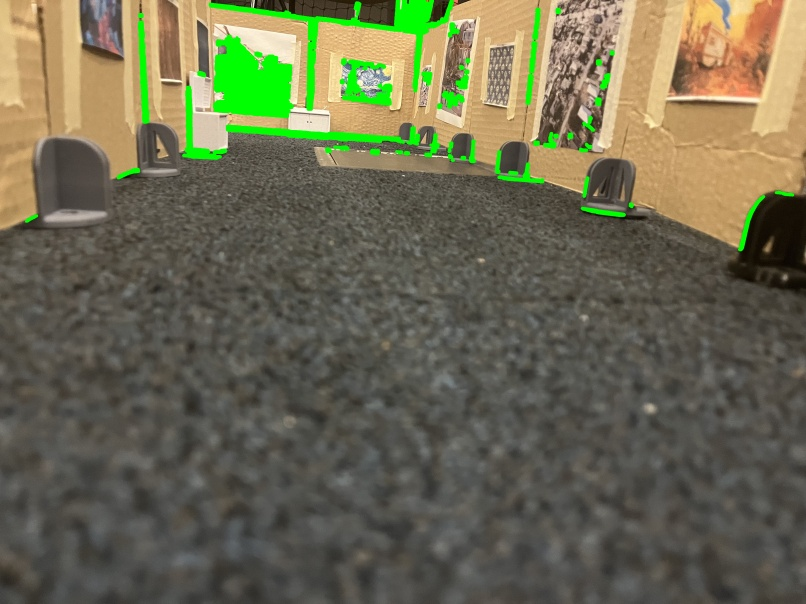
#> input picture DSP_codes/ground/IMG_3826.jpeg, 806 x 604 px, given in place of the camera
$ python camera.py   (older library calls are emulated)
#> lines starting #> are read from the running program, lines starting #| are printed output that depends on the picture; after the words box and inside, x2 and y2 are one past the last pixel; in counts of white or black regions, pixels touching at a corner belong together
#> further down, frame is the input picture: shape (604, 806, 3); mean B, G, R 81.7, 106.2, 107.6
### DSP_codes/detection_code/boder_detection.py
import cv2
import os
import numpy as np


def detect_large_edges(input_image, sigma=1.0, gradient_threshold=100, kernel_size=9, display_scale=0.2, min_contour_length=20):
    """
    Detect large edges in an image using the gradient method and filter noise using contour filtering.

    Parameters:
        image_path (str): Path to the input image.
        sigma (float): Gaussian blur standard deviation.
        gradient_threshold (int): Threshold to filter weak gradients.
        kernel_size (int): Size of the Sobel operator kernel (must be odd).
        display_scale (float): Scale factor to resize the output for display.
        min_contour_length (int): Minimum contour length to retain.

    Returns:
        numpy.ndarray: Edge-detected image resized for display.
    """
#> called with sigma = 4, gradient_threshold = 30, kernel_size = 3, display_scale = 1, min_contour_length = 250
    # Load the image in grayscale
    #original_image = cv2.imread(image_path)
    #if original_image is None:
        #raise FileNotFoundError(f"Image not found at {image_path}")
    grayscale_image = cv2.cvtColor(input_image, cv2.COLOR_BGR2GRAY)

    # Apply Gaussian Blur to reduce noise
    blurred = cv2.GaussianBlur(grayscale_image, (0, 0), sigma)

    # Compute gradients using the Sobel operator
    grad_x = cv2.Sobel(blurred, cv2.CV_64F, 1, 0, ksize=kernel_size)
    grad_y = cv2.Sobel(blurred, cv2.CV_64F, 0, 1, ksize=kernel_size)
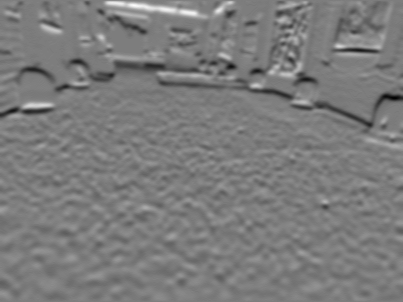
#> grad_y: shape (604, 806) float64 (shown at 1/2 size); min -100, max 104, mean -0.9; drawn with min black and max white

    # Compute gradient magnitude
    gradient_magnitude = np.sqrt(grad_x**2 + grad_y**2)
    gradient_magnitude = cv2.convertScaleAbs(gradient_magnitude)

    # Apply threshold to filter weak gradients
    _, large_edges = cv2.threshold(gradient_magnitude, gradient_threshold, 255, cv2.THRESH_BINARY)
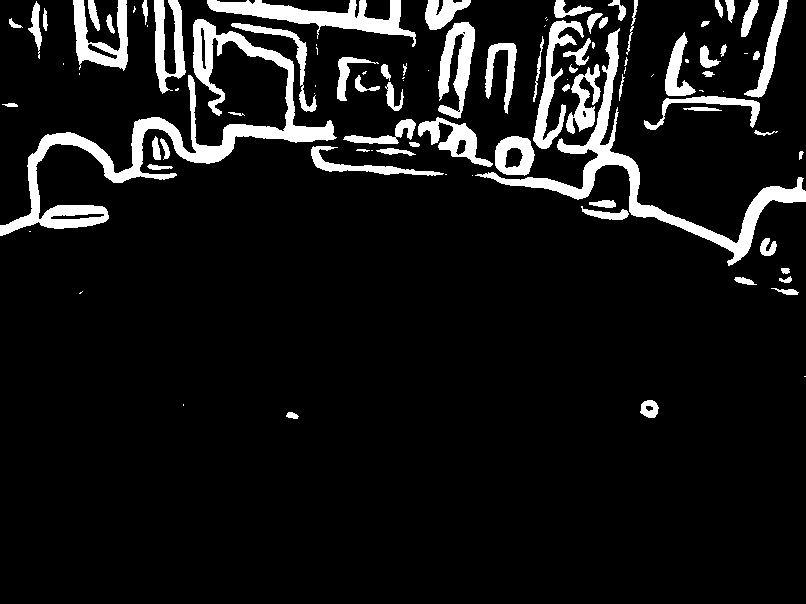
#> large_edges: shape (604, 806); 9% white; 99 white regions (32 under 20 px)

    # Find contours in the edge-detected image
    contours, _ = cv2.findContours(large_edges, cv2.RETR_EXTERNAL, cv2.CHAIN_APPROX_SIMPLE)
#> contours = 99 contours, 36 with area under 20; largest, box (x1, y1, x2, y2) and area: (0, 19, 337, 236) 9456, (475, 28, 806, 266) 5966, (207, 0, 416, 47) 2918, (73, 0, 128, 71) 1748, (438, 22, 475, 119) 1706

    # Create an empty mask to draw filtered contours
    filtered_edges = np.zeros_like(large_edges)

    # Filter contours by length and draw them on the mask
    for contour in contours:
        if cv2.arcLength(contour, closed=False) > min_contour_length:
            cv2.drawContours(filtered_edges, [contour], -1, 255, thickness=cv2.FILLED)
#> this loop made 99 passes
#> contour on passes 2, 4, 11, 14, 15, 18, 33, 34: [[183, 404], [183, 405]], [[804, 376], [805, 376]], [[29, 231], [30, 231]], [[472, 175]], [[445, 174], [446, 174]], [[371, 150], [372, 150]], [[314, 93]], [[723, 91]]
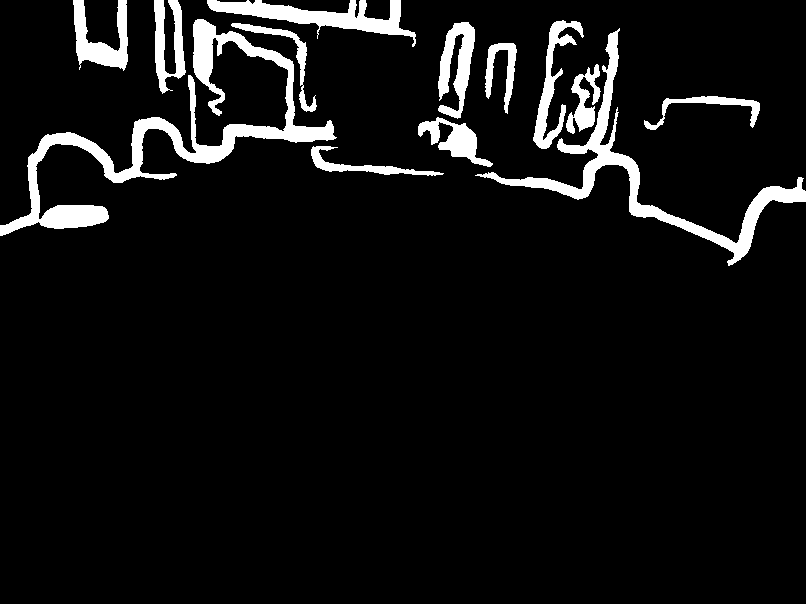
#> filtered_edges: shape (604, 806); 6.9% white; 13 white regions, largest, box (x1, y1, x2, y2) and area: (0, 19, 337, 236) 10392, (475, 28, 806, 266) 6615, (207, 0, 416, 47) 3206

    # Resize the edges image for display
    edges_resized = cv2.resize(filtered_edges, None, fx=display_scale, fy=display_scale, interpolation=cv2.INTER_AREA)

    return edges_resized


# Paths to images
current_path = os.getcwd()
image_path = os.path.join(current_path, 'DSP_codes','photos', 'IMG-3644.jpg')

# [7 lines of commented-out code are left out]

### DSP_codes/detection_code/color_masking.py
import cv2
import os
import numpy as np


def detect_brown_mask(input_image, brown_range):
    """
    Detects the brown color mask in an image.

    Parameters:
        image_path (str): Path to the input image.
        brown_range (tuple): Lower and upper HSV bounds for the brown region.

    Returns:
        numpy.ndarray: Mask for the brown region.
    """
#> called with brown_range = ((10, 50, 50), (30, 255, 255))
    #original_image = cv2.imread(image_path)
    #if original_image is None:
        #raise FileNotFoundError(f"Image not found at {image_path}")

    # Convert to HSV color space
    hsv_image = cv2.cvtColor(input_image, cv2.COLOR_BGR2HSV)
#> hsv_image: shape (604, 806, 3); mean H, S, V 26.3, 56.3, 115.8

    # Create a mask for the brown region
    brown_mask = cv2.inRange(hsv_image, brown_range[0], brown_range[1])
#> brown_mask: shape (604, 806); 27% white; 893 white regions (782 under 20 px), largest, box (x1, y1, x2, y2) and area: (309, 0, 806, 304) 84026, (0, 0, 308, 256) 32933, (48, 205, 144, 294) 1683

    return brown_mask


# [5 lines left out: function scale_image, not called in this run]


# Define color range for brown detection
brown_lower = (10, 50, 50)
brown_upper = (30, 255, 255)

# File path
#current_path = os.getcwd()
#image_path = os.path.join(current_path, 'DSP_codes','photos', 'IMG-3645.jpg')
'''
#Detect the brown mask
brown_mask = detect_brown_mask(
    image_path,
    brown_range=(brown_lower, brown_upper),
)

# Scale the brown mask for display
brown_scaled = scale_image(brown_mask, scale=0.2)

# Display the brown mask
cv2.imshow("Brown Mask", brown_scaled)
cv2.waitKey(0)
cv2.destroyAllWindows()
'''

### DSP_codes/detection_code/high_pass_filter.py
import cv2
import os
import numpy as np
import matplotlib.pyplot as plt

def high_pass_filter(input_image, passingRadius):

#> called with passingRadius = 7
    gray_ori = cv2.cvtColor(input_image, cv2.COLOR_BGR2GRAY)
    # Step 1: Perform FFT
    dft = np.fft.fft2(gray_ori)
    dft_shift = np.fft.fftshift(dft)

    # Step 2: Create a High-Pass Filter Mask
    rows, cols = gray_ori.shape
    crow, ccol = rows // 2, cols // 2  # Center of the frequency domain

    # Create a mask with a small circle of zeros at the center (low-pass removed)
    radius = passingRadius  # Radius to suppress low frequencies
    mask = np.ones((rows, cols), dtype=np.uint8)
    cv2.circle(mask, (ccol, crow), radius, 0, -1)  # Set the center to 0
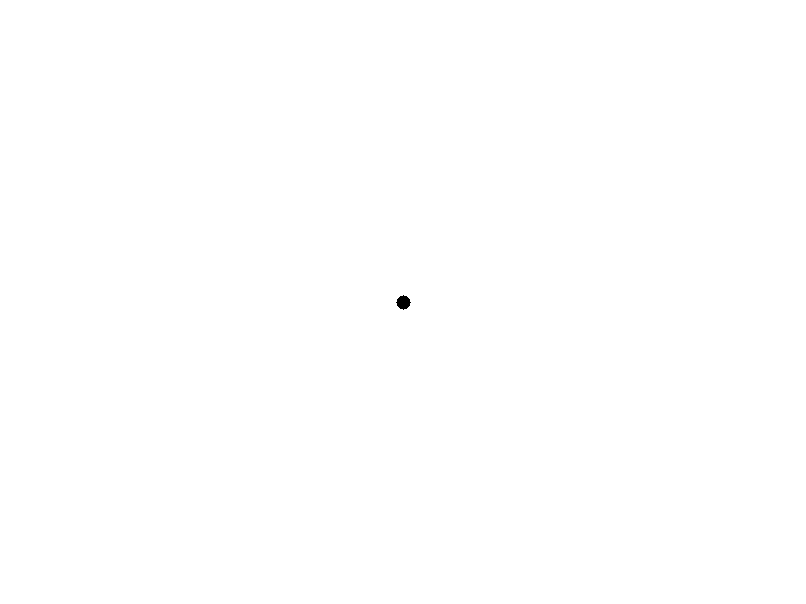
#> mask: shape (604, 806); values 0 (black) and 1 (white), 100% white; 1 black region, box (x1, y1, x2, y2) and area: (396, 295, 411, 310) 149

    # Apply the mask to the shifted FFT
    high_pass = dft_shift * mask

    # Step 3: Perform Inverse FFT
    f_ishift = np.fft.ifftshift(high_pass)
    img_high_pass = np.abs(np.fft.ifft2(f_ishift))

    return img_high_pass


'''
current_path = os.getcwd()
image_path = os.path.join(current_path, 'DSP_codes','photos', 'IMG-3644.jpg')
original_image = cv2.imread(image_path)
res = high_pass_filter(original_image,5)

# Step 4: Visualize the Results
plt.figure(figsize=(12, 6))

# Filtered Image (Edges)
plt.subplot(1, 3, 3)
plt.imshow(res, cmap='gray')
plt.title('High-Pass Filtered Image')
plt.axis('off')

plt.tight_layout()
plt.show()
'''

### DSP_codes/detection_code/camera.py
import cv2
import os
import numpy as np
from boder_detection import detect_large_edges  # Import the function from the previous file
from color_masking import detect_brown_mask
from high_pass_filter import high_pass_filter

# video_capture_2.py
# Capture video and display it on the screen in real-time
# Reduce size of frame

brown_lower = (10, 50, 50)
brown_upper = (30, 255, 255)
current_path = os.getcwd()
save_directory = os.path.join(current_path, 'DSP_codes','images')

cap = cv2.VideoCapture(0)  # Open the default webcam
#saving every 5 frames
saving_rate = 5
count = 0

if not cap.isOpened():
    print("Error: Unable to access the camera.")
    exit()

print("Switch to video window. Then press 'q' to quit")

while cap.isOpened():
    # Capture a frame
    ok, frame = cap.read()
    if not ok or frame is None:
        print("Error: Unable to read video frame.")
        break

    try:
        # Pass the captured frame directly to detect_large_edges
        edges = detect_large_edges(frame, sigma=4, gradient_threshold=30, kernel_size=3, display_scale=1.0, min_contour_length=250)

        # Resize the result for display
        frame_resized = cv2.resize(frame, None, fx=0.5, fy=0.5)
        gray_frame = cv2.cvtColor(frame_resized, cv2.COLOR_BGR2GRAY)
        resized_edges = cv2.resize(edges, None, fx=0.5, fy=0.5)
        brown_mask = detect_brown_mask(frame,brown_range=(brown_lower, brown_upper))
        brown_mask = cv2.resize(brown_mask, None, fx=0.5, fy=0.5)
        high_pass_res = high_pass_filter(frame, 7)
        high_pass_res = cv2.convertScaleAbs(high_pass_res)
        high_pass_res = cv2.resize(high_pass_res, None, fx=0.5, fy=0.5)
#> high_pass_res: shape (302, 403)

        top_row = cv2.hconcat([gray_frame, resized_edges])  # Combine top row
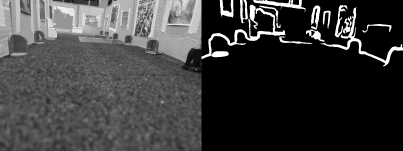
#> top_row: shape (302, 806) (shown at 1/2 size); min 0, max 255, mean 60.8
        bottom_row = cv2.hconcat([brown_mask, high_pass_res])  # Combine bottom row
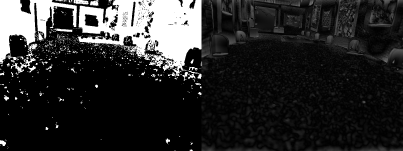
#> bottom_row: shape (302, 806) (shown at 1/2 size); min 0, max 255, mean 42.3
        # Combine rows to create a 2x2 grid
        combined_output = cv2.vconcat([top_row, bottom_row])
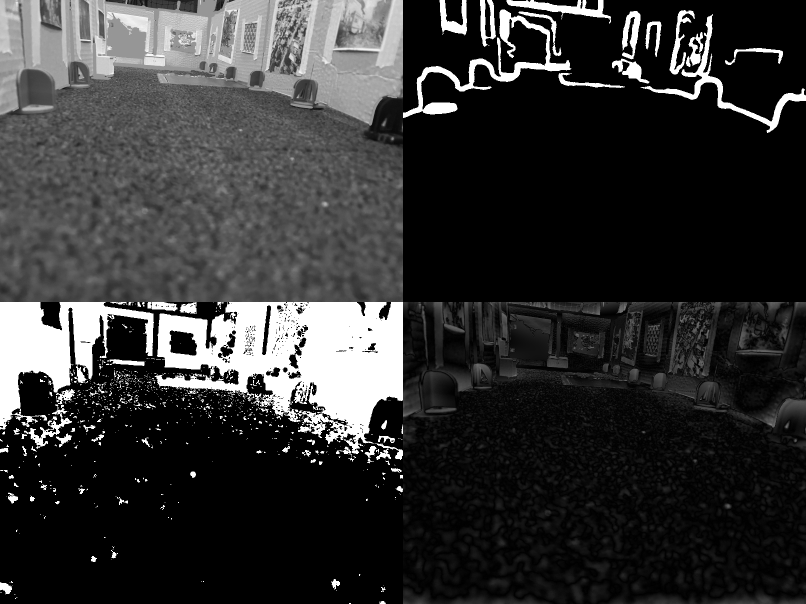
#> combined_output: shape (604, 806); min 0, max 255, mean 51.5

        # Show the processed frame
        cv2.imshow('Live video - Edge Detection', combined_output)

        if count % saving_rate == 0:
            image_name = os.path.join(save_directory, f"frame_{count:04d}.jpg")
            cv2.imwrite(image_name, frame)
            print(f"Saved: {image_name}")
        count += 1


    except Exception as e:
        print(f"Error during edge detection: {e}")
        break

    # Quit if 'q' is pressed
    key = cv2.waitKey(1)
#> (key q is pressed here)
    if key == ord('q'):
        break

cap.release()
cv2.destroyAllWindows()

$ run again, on DSP_codes/ground/IMG_3827.jpeg
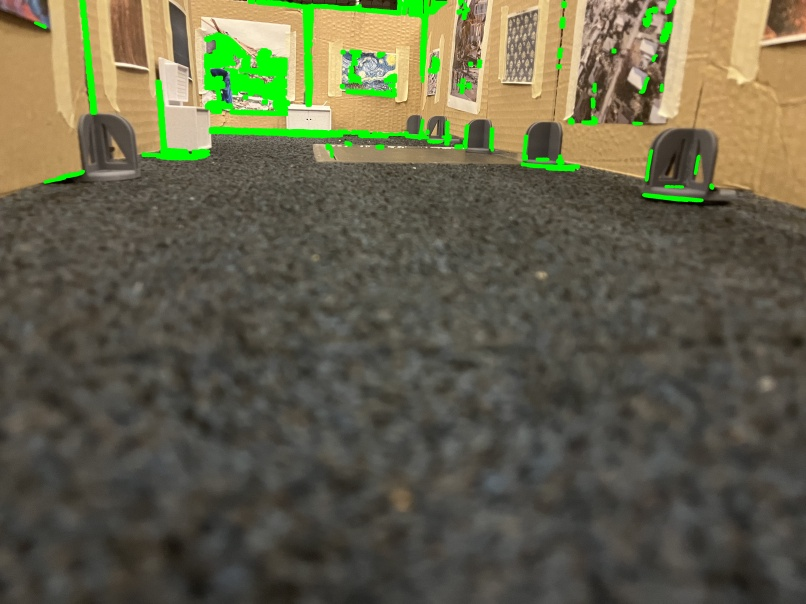
#> input picture DSP_codes/ground/IMG_3827.jpeg, 806 x 604 px, given in place of the camera
#> frame is the input picture: shape (604, 806, 3); mean B, G, R 74.9, 98.4, 100.2
#> in detect_large_edges, `_, large_edges = cv2.threshold(gradient_magnitude, gradient_threshold,..`:
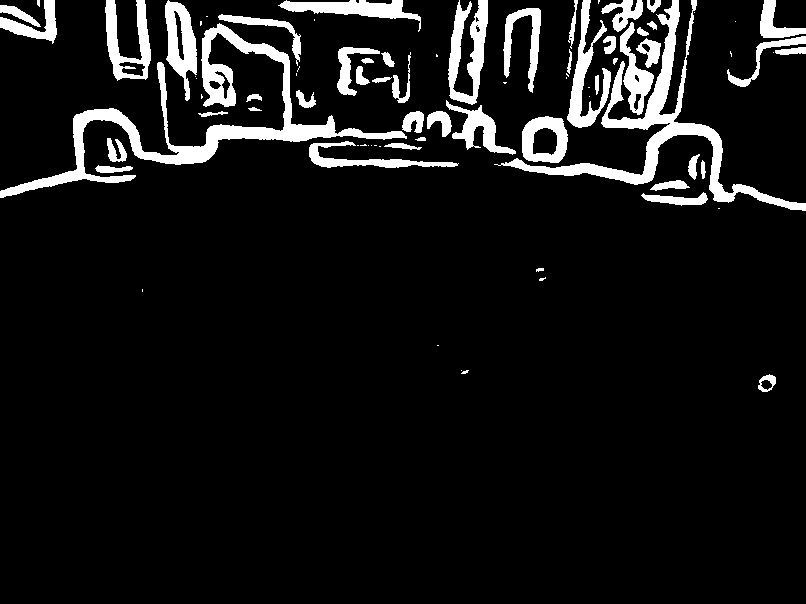
#> large_edges: shape (604, 806); 8.3% white; 82 white regions (32 under 20 px)
#> contours = 82 contours, 34 with area under 20; largest, box (x1, y1, x2, y2) and area: (0, 23, 407, 198) 8122, (494, 0, 806, 211) 6116, (448, 0, 488, 105) 1922, (165, 0, 197, 101) 1814, (522, 116, 568, 163) 1766
#> the loop in detect_large_edges, `for contour in contours:` made 82 passes
#> contour on passes 3, 4, 5, 8, 14, 15, 16, 17: [[461, 370]], [[437, 345], [438, 345]], [[142, 289], [142, 291]], [[718, 208], [719, 208]], [[379, 146], [380, 146]], [[374, 145], [376, 145]], [[371, 145]], [[368, 145]]
#> hsv_image: shape (604, 806, 3); mean H, S, V 25.5, 58.4, 107.6
#> mask: shape (604, 806); values 0 (black) and 1 (white), 100% white; 1 black region, box (x1, y1, x2, y2) and area: (396, 295, 411, 310) 149
#> `combined_output = cv2.vconcat([top_row, bottom_row])`:
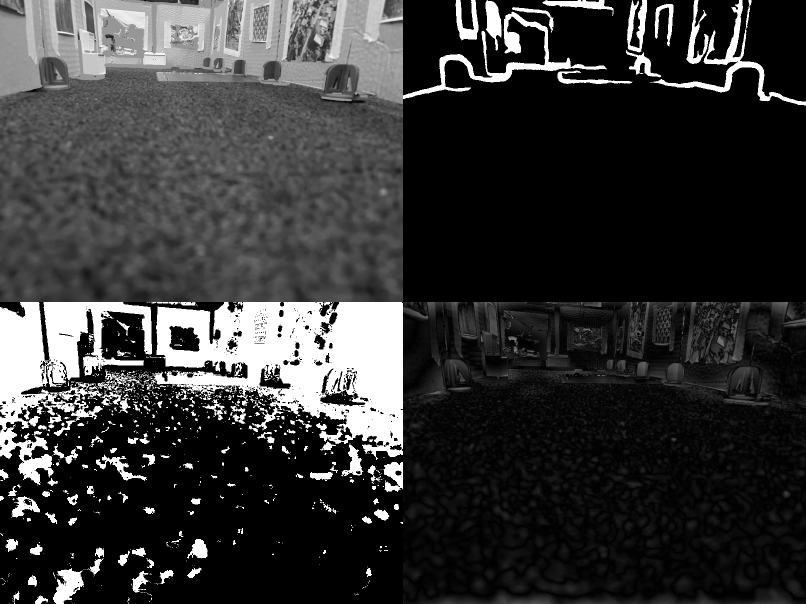
#> combined_output: shape (604, 806); min 0, max 255, mean 53.4

$ run again, on DSP_codes/ground/IMG_3828.jpeg
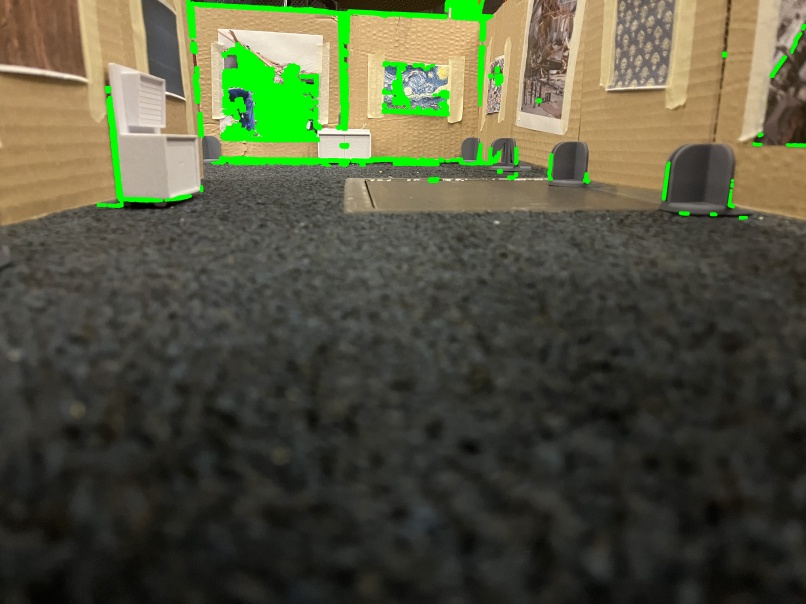
#> input picture DSP_codes/ground/IMG_3828.jpeg, 806 x 604 px, given in place of the camera
#> frame is the input picture: shape (604, 806, 3); mean B, G, R 63, 85.1, 83.1
#> in detect_large_edges, `_, large_edges = cv2.threshold(gradient_magnitude, gradient_threshold,..`:
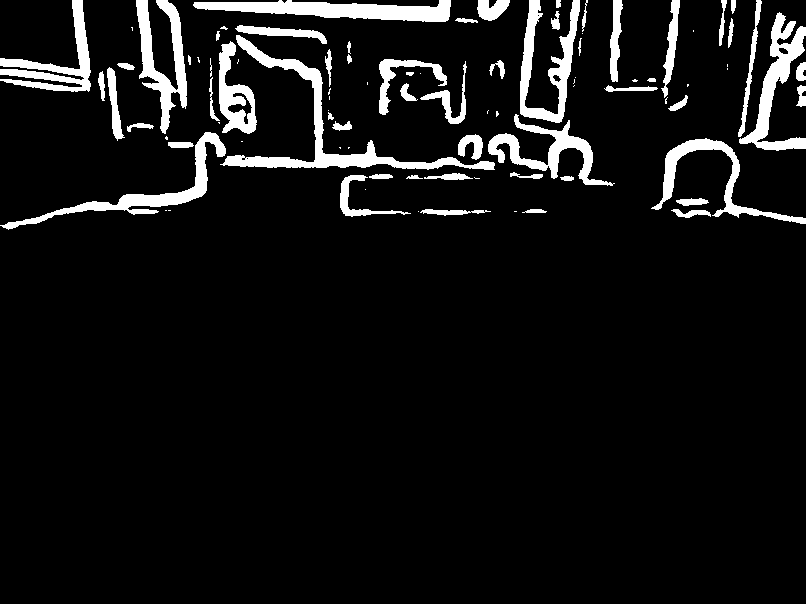
#> large_edges: shape (604, 806); 7.6% white; 90 white regions (32 under 20 px)
#> contours = 90 contours, 39 with area under 20; largest, box (x1, y1, x2, y2) and area: (220, 35, 495, 170) 3648, (193, 0, 451, 22) 3048, (739, 12, 806, 151) 2566, (0, 132, 226, 230) 2408, (136, 0, 187, 134) 2405
#> the loop in detect_large_edges, `for contour in contours:` made 90 passes
#> contour on passes 1, 2, 3, 4, 9, 10, 17, 18: [[514, 211], [516, 211]], [[418, 211]], [[168, 210], [170, 210]], [[165, 210], [166, 210]], [[365, 189]], [[474, 177], [475, 178], [479, 178], [475, 178]], [[348, 147], [348, 148], [349, 147]], [[339, 147], [340, 148], [340, 147]]
#> hsv_image: shape (604, 806, 3); mean H, S, V 31.3, 56.2, 92.2
#> mask: shape (604, 806); values 0 (black) and 1 (white), 100% white; 1 black region, box (x1, y1, x2, y2) and area: (396, 295, 411, 310) 149
#> `combined_output = cv2.vconcat([top_row, bottom_row])`:
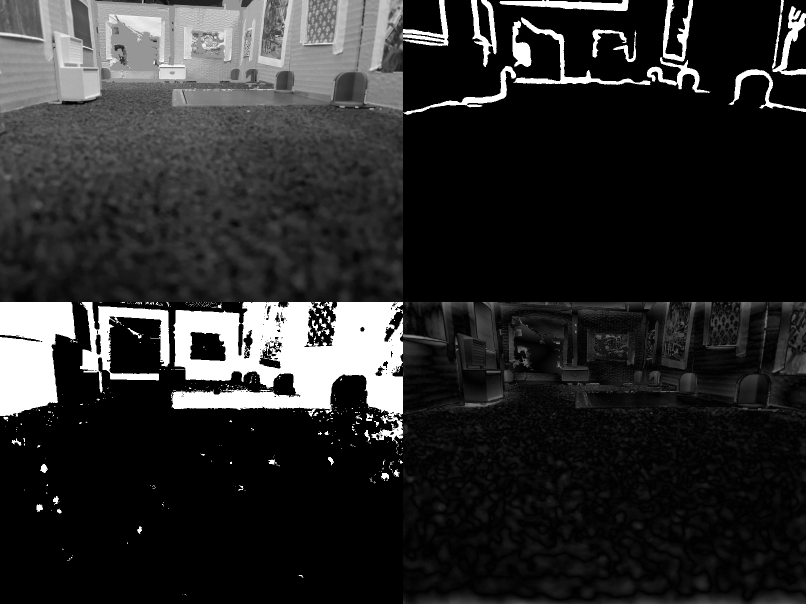
#> combined_output: shape (604, 806); min 0, max 255, mean 42.9
